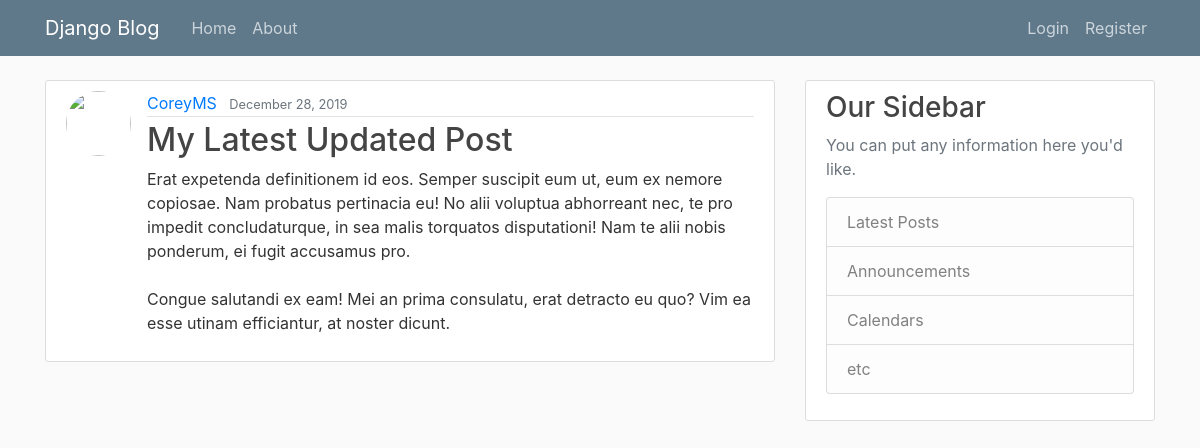
The app's page /post/31/ with its own data.
### page/models.py (models this page shows, shortened)
class Post(models.Model):
    title=models.CharField(max_length=100)
    content=models.TextField()
    date_posted = models.DateTimeField(default=timezone.now)
    author = models.ForeignKey(User, on_delete=models.CASCADE)

### page/views.py (the view)
# urls.py: path('post/<int:pk>/', PostDetailView.as_view(),name='post-detail'),
class PostDetailView(DetailView):
    model = Post

### page/templates/page/post_detail.html (shortened to what this page needs)
{%  extends "page/base.html" %}
{%  block content %}
<article class="media content-section">
    <img src="{{ object.author.author.profile.image.url }}" class="rounded-circle article-img" alt="">
  <div class="media-body">
    <div class="article-metadata">
      <a class="mr-2" href="{%   url 'user-posts' object.author.username %}">{{ object.author }}</a>
      <small class="text-muted">{{ object.date_posted|date:"F d, Y" }}</small>
    </div>
    <h2 class="article-title" >{{ object.title }}</h2>
    <p class="article-content">{{ object.content }}</p>
  </div>
</article>
{%  endblock content %}

### page/static/page/main.css (style rules this page uses)
body { background: #fafafa; color: #333333; margin-top: 5rem; }
h1, h2, h3, h4, h5, h6 { color: #444444; }
.content-section { background: #ffffff; padding: 10px 20px; border: 1px solid #dddddd; border-radius: 3px; margin-bottom: 20px; }
.article-title { color: #444444; }
.article-content { white-space: pre-line; }
.article-img { height: 65px; width: 65px; margin-right: 16px; }
.article-metadata { padding-bottom: 1px; margin-bottom: 4px; border-bottom: 1px solid #e3e3e3 }

### records on screen
Post: author "CoreyMS", date_posted "December 28, 2019", title "My Latest Updated Post", content "Erat expetenda definitionem id eos. Semper suscipit eum ut, eum ex nemore copiosae. Nam probatus pertinacia eu! No alii voluptua abhorreant nec, te pro impedit concludaturque, in sea malis torquatos disputationi! Nam te alii nobis ponderum, ei fugit accusamus pro. Congue salutandi ex eam! Mei an prima consulatu, erat detracto eu quo? Vim ea esse utinam efficiantur, at noster dicunt."
